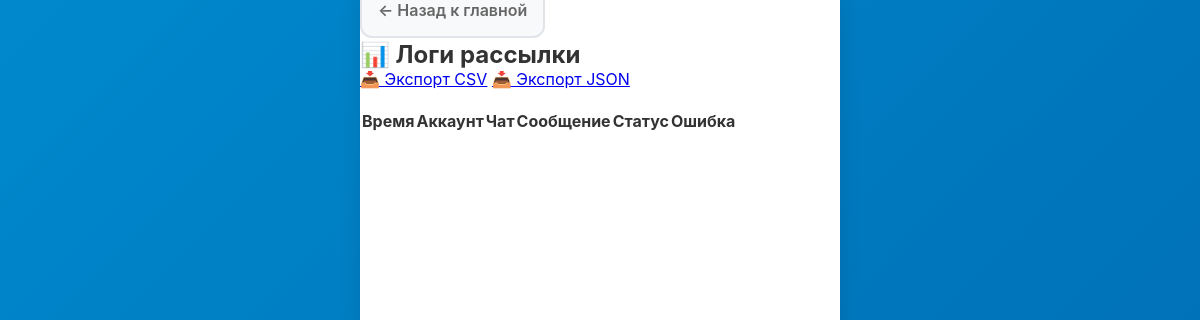
The page /logs (signed in) on the database as committed earlier.
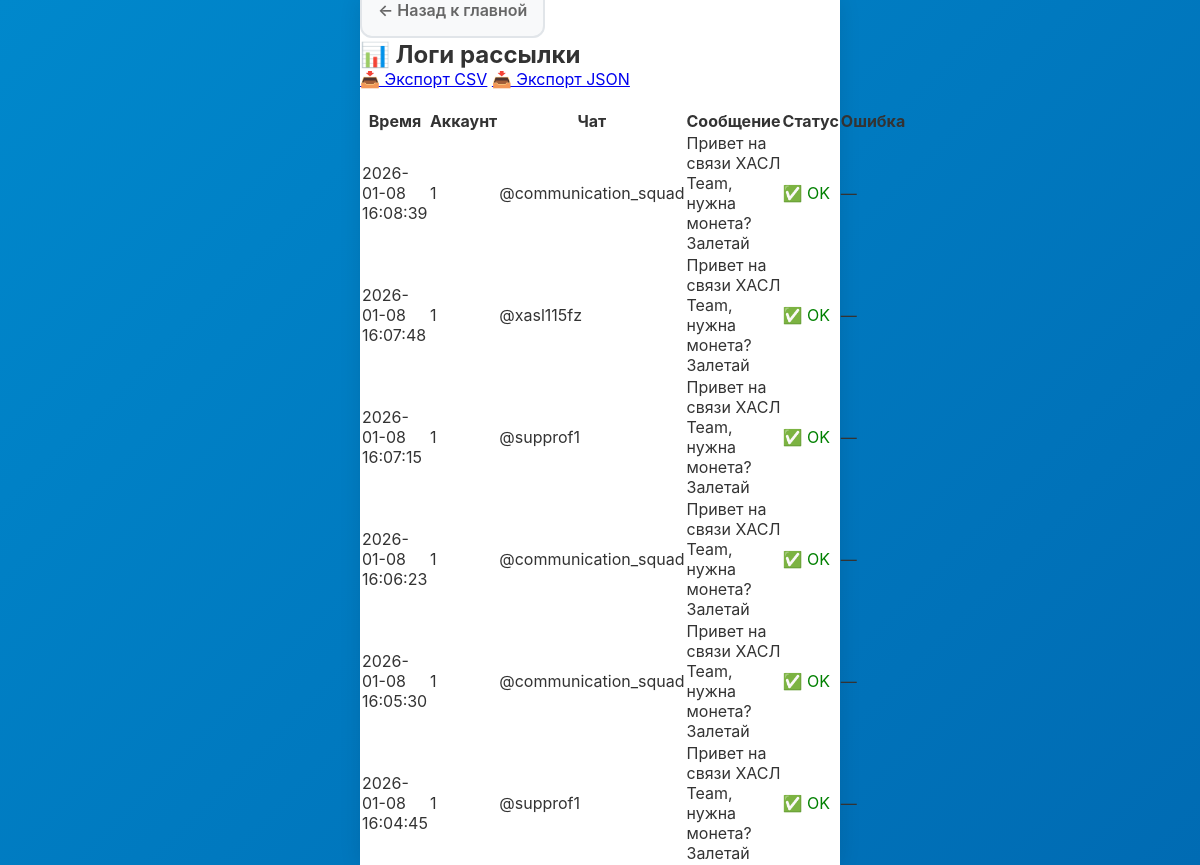
The same page on the database as committed later.
### app/db.py (models this page shows)
class Log(SQLModel, table=True):
    id: Optional[int] = Field(default=None, primary_key=True)
    account_id: int = Field(foreign_key="account.id")
    chat_id: Optional[int] = None
    chat_title: Optional[str] = None
    message: Optional[str] = None
    status: str                          # "OK" или "ERROR"
    error_reason: Optional[str] = None
    created_at: datetime = Field(default_factory=datetime.utcnow)
    account: Account = Relationship(back_populates="logs")

### app/routers.py (the view)
@router.get("/logs", response_class=HTMLResponse)
def list_logs(request: Request, session: Session = Depends(get_session), auth: bool = Depends(check_auth)):
    logs = session.exec(select(Log).order_by(Log.created_at.desc()).limit(100)).all()
    return templates.TemplateResponse("logs.html", {"request": request, "logs": logs})

### app/templates/logs.html
{% extends "base.html" %}
{% block content %}
<div style="margin-bottom: 20px;">
    <a href="/" class="btn btn-secondary" style="margin-right: 10px; text-decoration: none;">
        ← Назад к главной
    </a>
</div>
<h2>📊 Логи рассылки</h2>
<div style="margin-bottom: 20px;">
  <a href="/logs/export.csv" class="button">📥 Экспорт CSV</a>
  <a href="/logs/export.json" class="button">📥 Экспорт JSON</a>
</div>
<table>
  <tr>
    <th>Время</th>
    <th>Аккаунт</th>
    <th>Чат</th>
    <th>Сообщение</th>
    <th>Статус</th>
    <th>Ошибка</th>
  </tr>
  {% for log in logs %}
  <tr>
    <td>{{ log.created_at.strftime('%Y-%m-%d %H:%M:%S') }}</td>
    <td>{{ log.account_id }}</td>
    <td>{{ log.chat_title or log.chat_id or "—" }}</td>
    <td>{{ (log.message[:50] + "...") if log.message and log.message|length > 50 else (log.message or "—") }}</td>
    <td>
      {% if log.status == "OK" %}
        <span style="color: green;">✅ {{ log.status }}</span>
      {% else %}
        <span style="color: red;">❌ {{ log.status }}</span>
      {% endif %}
    </td>
    <td>{{ log.error_reason or "—" }}</td>
  </tr>
  {% endfor %}
</table>
{% endblock %}

### app/templates/base.html (shortened to what this page needs)
<!DOCTYPE html>
<html lang="ru">
<head>
</head>
<body>
    <div class="container">
        {% block content %}{% endblock %}
    </div>
</body>
</html>

### app/templates/base.html (style rules this page uses)
* { margin: 0; padding: 0; box-sizing: border-box; -webkit-tap-highlight-color: transparent; }
body { font-family: -apple-system, BlinkMacSystemFont, 'Segoe UI', Roboto, 'Helvetica Neue', Arial, sans-serif; background: linear-gradient(135deg, #0088cc 0%, #006bb3 100%); min-height: 100vh; color: #333; overflow-x: hidden; }
.container { max-width: 480px; margin: 0 auto; min-height: 100vh; background: #fff; position: relative; box-shadow: 0 0 20px rgba(0,0,0,0.1); }
.btn { width: 100%; padding: 16px; background: linear-gradient(135deg, #0088cc 0%, #006bb3 100%); color: white; border: none; border-radius: 12px; font-size: 16px; font-weight: 600; cursor: pointer; transition: all 0.3s ease; margin-top: 10px; }
.btn-secondary { background: #f8f9fa; color: #666; border: 2px solid #e1e5e9; }

Rows that differ between the two databases and show on the page:
added Log: created_at "2026-01-08 16:08:39", account_id "1", chat_title+chat "@communication_squad", message "Привет на связи ХАСЛ Team, нужна монета? Залетай", status "OK", error_reason "—"
added Log: created_at "2026-01-08 16:07:48", account_id "1", chat_title+chat "@xasl115fz", message "Привет на связи ХАСЛ Team, нужна монета? Залетай", status "OK", error_reason "—"
added Log: created_at "2026-01-08 16:07:15", account_id "1", chat_title+chat "@supprof1", message "Привет на связи ХАСЛ Team, нужна монета? Залетай", status "OK", error_reason "—"
added Log: created_at "2026-01-08 16:06:23", account_id "1", chat_title+chat "@communication_squad", message "Привет на связи ХАСЛ Team, нужна монета? Залетай", status "OK", error_reason "—"
added Log: created_at "2026-01-08 16:05:30", account_id "1", chat_title+chat "@communication_squad", message "Привет на связи ХАСЛ Team, нужна монета? Залетай", status "OK", error_reason "—"
added Log: created_at "2026-01-08 16:04:45", account_id "1", chat_title+chat "@supprof1", message "Привет на связи ХАСЛ Team, нужна монета? Залетай", status "OK", error_reason "—"
